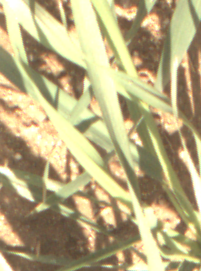
#> input picture Sample_Data_RGB.png, 201 x 271 px, found by its file name
$ python NRMAC_QC_Extractor.py
#> lines starting #> are read from the running program, lines starting #| are printed output that depends on the picture; long printed decimals are rounded
"""
# Name:        No-Reference Multiscale Autocorrelation (NRMAC)
# Purpose:     To quantify the image quality based on a No-Reference Multiscale Autocorrelation Metric.
#              References: This method is a modification of the Vollath's correlation (Santos, 1997) metric
#              Function: This NRMAC is a focus measure based on image autocorrelation from multiple scales
#              The output with a lower value indicates poorer quality of the input image.
               The NRMAC has been tested on RGB geotif images and an empirical threshold is set be 15 and needs to be further evaluated. This value is subject to be changed based on sensors setting and user requirements.
# Version:     1.0
#
# Created:     03/20/2018
"""

import numpy as np
import numpy
import logging
from PIL import Image, ImageFilter
import matplotlib.pyplot as plt

def MAC(im): # main function: Multiscale Autocorrelation (MAC)
    h, v, c = im.shape
    if c>1:
       im  = np.matrix.round(rgb2gray(im))
    # multiscale parameters
    scales = np.array([2, 3, 5])
    dif = np.zeros(len(scales))
    for s in range(len(scales)):
       # part 1 image
       f11 = im[0:h-1,:]
       f12 = im[1:,:]
       # part 2 image
       f21 = im[0:h-scales[s],:]
       f22 = im[scales[s]:,:]
       f1 = f11*f12
       f2 = f21*f22
       # sum and compute difference
       dif[s] = np.sum(f1) - np.sum(f2)
    NRMAC = np.mean(dif)
    return NRMAC

def rgb2gray(rgb):
    r, g, b = rgb[:,:,0], rgb[:,:,1], rgb[:,:,2]
    gray = 0.2989 * r + 0.5870 * g + 0.1140 * b
    return gray

fileName = 'Sample_Data_RGB.png' # this will be changed during the computing pipeline
LOG_FILENAME = "LogFile_" + fileName + ".log"
logging.basicConfig(filename=LOG_FILENAME, level=logging.INFO)
logging.info('This module estimates image quality using multiscale autocorrelation')
logging.info('Start to load an image named:  %s', fileName)

try:
    img = Image.open(fileName)
#> img is the input picture: PIL image 201x271 RGB; mean R, G, B 185, 172, 128.1
    img = numpy.array(img)
    logging.info('Load data successfully ...')
    mean_intensity = np.mean(img)
#> mean_intensity = 161.7
    print('Mean intensity value of input image is %f' % mean_intensity)
#| Mean intensity value of input image is 161.691

    logging.info('Computing MVC index ...')
    NRMAC = MAC(img)
#> in rgb2gray, `r, g, b = rgb[:,:,0], rgb[:,:,1], rgb[:,:,2]`:
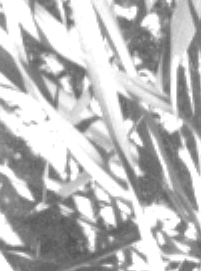
#> r: shape (271, 201); min 80, max 255, mean 185
#> in rgb2gray, `r, g, b = rgb[:,:,0], rgb[:,:,1], rgb[:,:,2]`:
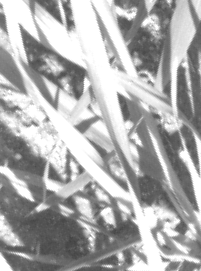
#> g: shape (271, 201); min 65, max 255, mean 172
#> in rgb2gray, `r, g, b = rgb[:,:,0], rgb[:,:,1], rgb[:,:,2]`:
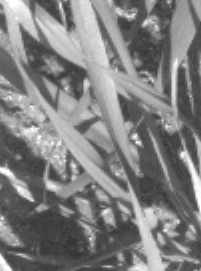
#> b: shape (271, 201); min 49, max 255, mean 128.1
#> the loop in MAC, `for s in range(len(scales)):` made 3 passes
#> pass 1, in MAC, `f11 = im[0:h-1,:]`:
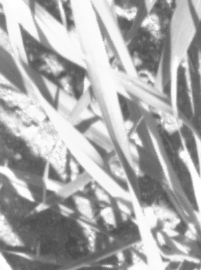
#> f11: shape (270, 201) float64; min 71, max 255, mean 170.9
#> pass 1, in MAC, `f12 = im[1:,:]`:
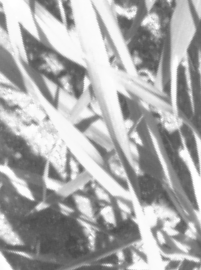
#> f12: shape (270, 201) float64; min 71, max 255, mean 170.8
#> pass 1, in MAC, `f21 = im[0:h-scales[s],:]`:
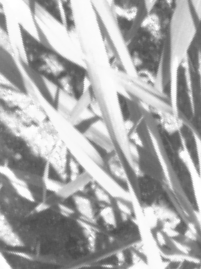
#> f21: shape (269, 201) float64; min 71, max 255, mean 171
#> pass 1, in MAC, `f22 = im[scales[s]:,:]`:
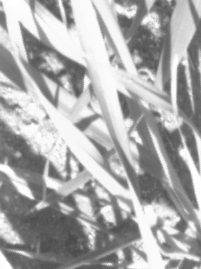
#> f22: shape (269, 201) float64; min 71, max 255, mean 170.8
#> after the loop in MAC, `for s in range(len(scales)):`: dif = [14270667, 30847099, 64311801]
#> in MAC, `NRMAC = np.mean(dif)`: NRMAC = 36476522.3
#> NRMAC = 36476522.3
    print('Estimated Quality %f' % NRMAC)
#| Estimated Quality 36476522.333

#> (the run stopped early here; a loop or call above may not have finished)
